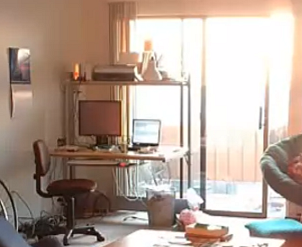
%> input picture test/Pic1.png, 302 x 247 px
$ octave main.m   (GNU Octave 9; MATLAB toolbox functions it lacks are replaced by stand-ins)
%> lines starting %> are read from the running program, lines starting %| are printed output that depends on the picture
### max_entropy_cont.m
function [out,select] = max_entropy_cont(images, matrix_size)
out = zeros(size(images,2),size(images,3),size(images,4));
ent_map = zeros(size(images,1),size(images,2),size(images,3));
disp(size(out));
height = size(images,2);
width = size(images,3);
half_size = int64(matrix_size/2);
x1 = 1:matrix_size;
x2 = 1:matrix_size;
[X1, X2] = meshgrid(x1,x2);
X = [X1(:) X2(:)];
mu = [matrix_size/2 matrix_size/2];
sigma = [matrix_size/4 matrix_size/4];
y = mvnpdf(X, mu, sigma);
filter = reshape(y, length(x1), length(x2));
select_weight = (0:(size(images,1)-1))/(size(images,1)-1);
select = zeros(height, width);
for x = matrix_size : width - matrix_size + 1
    for y = matrix_size : height - matrix_size + 1
        average_val = zeros(1,size(images,4));
        entropies = zeros(1,size(images,1));
        for i = 1:size(images,1)
            region = images(i,y-half_size:y+half_size-1,x-half_size:x+half_size-1,:);
            ent = entropy(region, filter, 0.2);
            entropies(i) = ent;
        end
        entropies = entropies ./ sum(entropies);
        select(y,x) = sum(select_weight .* entropies);
        for i = 1:size(images,1)
            for c = 1:size(images,4)
                out(y,x,c) = out(y,x,c) + entropies(i) * images(i,y,x,c);
        end

    end
end

end

### main.m
img1 = im2double(imread('test/Pic1.png'));
img2 = im2double(imread('Pic2.png'));
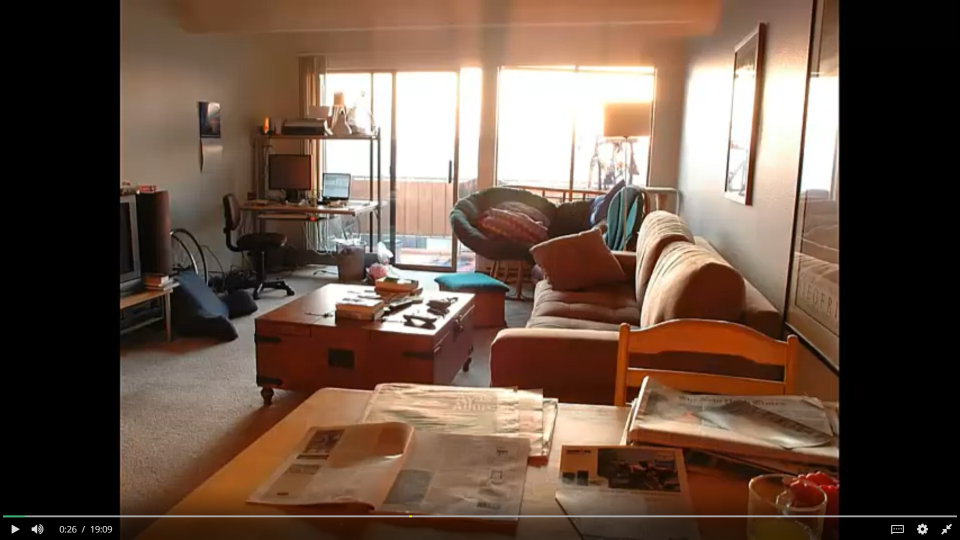
%> input picture Pic2.png, 1920 x 1080 px (shown at 1/2 size)
img3 = im2double(imread('test/Pic3.png'));
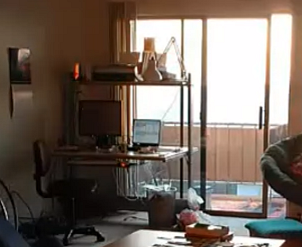
%> input picture test/Pic3.png, 302 x 247 px
img4 = im2double(imread('Pic4.png'));
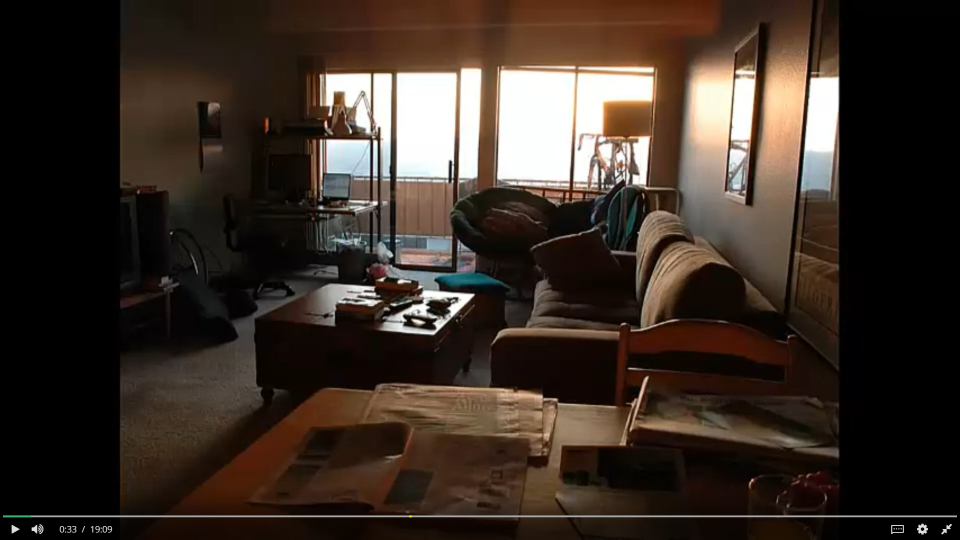
%> input picture Pic4.png, 1920 x 1080 px (shown at 1/2 size)
img6 = im2double(imread('test/Pic6.png'));
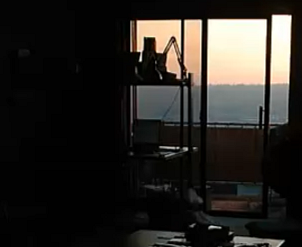
%> input picture test/Pic6.png, 302 x 247 px
% img1 = img1(770:810,1480:1520,:);
% img2 = img2(770:810,1480:1520,:);
% img3 = img3(770:810,1480:1520,:);
imgs(1,:,:,:) = img1;
imgs(2,:,:,:) = img3;
imgs(3,:,:,:) = img6;

% [6 lines of commented-out code are left out]

[out, select] = max_entropy_cont(imgs,6);
%|    247   302     3
%> (the run ends here)
